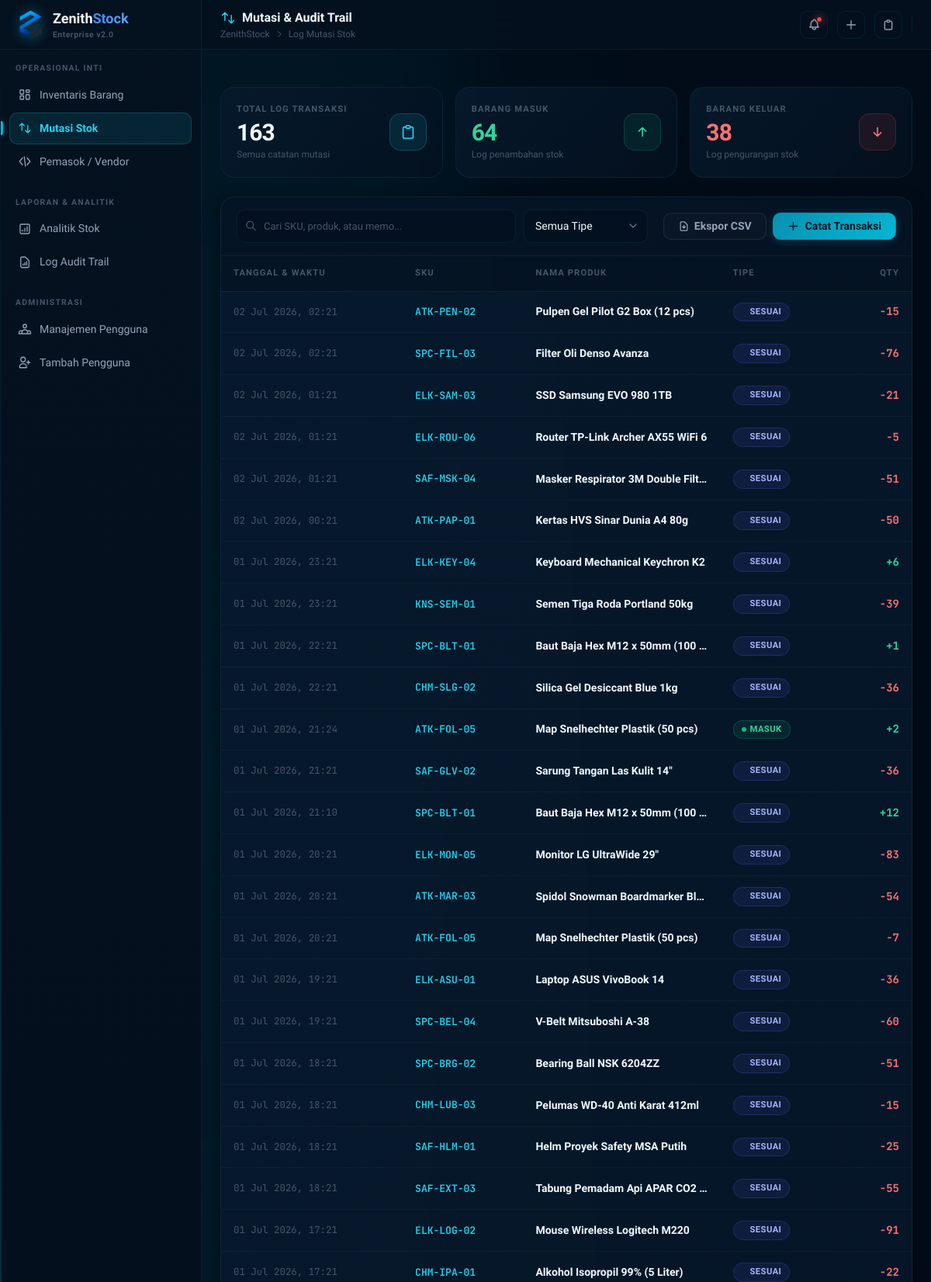
Screenshot of /movements/ (signed in, upper part) with the database file from the repository.
### zenithstock/models.py (models this page shows, shortened)
class StockMovement(db.Model):
    __tablename__ = 'stock_movements'
    id = db.Column(db.Integer, primary_key=True)
    product_id = db.Column(db.Integer, db.ForeignKey('products.id', ondelete='CASCADE'), nullable=False)
    user_id = db.Column(db.Integer, db.ForeignKey('users.id'), nullable=True)
    jumlah = db.Column(db.Integer, nullable=False)
    tipe = db.Column(db.String(20), nullable=False)
    keterangan = db.Column(db.String(255))
    created_at = db.Column(db.DateTime, nullable=False, default=datetime.utcnow)
    user = db.relationship('User', backref='movements')

class Product(db.Model):
    __tablename__ = 'products'
    id = db.Column(db.Integer, primary_key=True)
    sku = db.Column(db.String(20), unique=True, nullable=False, index=True)
    nama_barang = db.Column(db.String(100), nullable=False)
    kategori = db.Column(db.String(50), nullable=False)
    stok = db.Column(db.Integer, nullable=False, default=0)
    harga = db.Column(db.Integer, nullable=False, default=0)
    min_stok = db.Column(db.Integer, nullable=False, default=10)
    lokasi_rak = db.Column(db.String(50))
    supplier_id = db.Column(db.Integer, db.ForeignKey('suppliers.id'), nullable=True)
    movements = db.relationship('StockMovement', backref='product', lazy=True, cascade='all, delete-orphan')

### zenithstock/routes/movements.py (the view)
@movements_bp.route('/')
@login_required
def index():
    search_query = request.args.get('q', '').strip()
    type_filter = request.args.get('type', '').strip()
    query = StockMovement.query.join(Product)
    if search_query:
        query = query.filter(
            (Product.sku.ilike(f'%{search_query}%')) |
            (Product.nama_barang.ilike(f'%{search_query}%')) |
            (StockMovement.keterangan.ilike(f'%{search_query}%'))
        )
    if type_filter:
        query = query.filter(StockMovement.tipe == type_filter)
    movements = query.order_by(StockMovement.created_at.desc()).all()
    total_log = len(movements)
    total_masuk = sum(1 for m in movements if m.tipe == 'MASUK')
    total_keluar = sum(1 for m in movements if m.tipe == 'KELUAR')
    if request.headers.get('HX-Request'):
        return render_template('movements/_table.html', movements=movements)
    return render_template(
        'movements/index.html',
        movements=movements,
        search_query=search_query,
        type_filter=type_filter,
        total_log=total_log,
        total_masuk=total_masuk,
        total_keluar=total_keluar
    )

### zenithstock/models.py (called while the page is built)
    @property
    def is_active(self):
        return self.status == 'active'

    def is_admin(self):
        return self.role == 'admin'

### zenithstock/templates/movements/index.html (shortened to what this page needs)
{% extends "base.html" %}
{% block header_title %}
<svg style="width:20px;height:20px;color:var(--zs-cyan-400);" fill="none" viewBox="0 0 24 24" stroke="currentColor">
    <path stroke-linecap="round" stroke-linejoin="round" stroke-width="1.75" d="M7 16V4m0 0L3 8m4-4l4 4M17 8v12m0 0l4-4m-4 4l-4-4" />
</svg>
Mutasi & Audit Trail
{% endblock %}
{% block breadcrumb %}Log Mutasi Stok{% endblock %}
{% block content %}
<div class="space-y-6" x-data="{ searchQ: '{{ search_query or '' }}', typeFilter: '{{ type_filter or '' }}' }">
    <div class="grid grid-cols-1 sm:grid-cols-3 gap-4">
        <div class="stat-card">
            <div>
                <div class="stat-label">Total Log Transaksi</div>
                <div class="stat-value">{{ total_log }}</div>
                <div class="stat-sub">Semua catatan mutasi</div>
            </div>
            <div class="stat-icon cyan">
                <svg style="width:22px;height:22px;" fill="none" viewBox="0 0 24 24" stroke="currentColor">
                    <path stroke-linecap="round" stroke-linejoin="round" stroke-width="1.75" d="M9 5H7a2 2 0 00-2 2v12a2 2 0 002 2h10a2 2 0 002-2V7a2 2 0 00-2-2h-2M9 5a2 2 0 002 2h2a2 2 0 002-2M9 5a2 2 0 012-2h2a2 2 0 012 2" />
                </svg>
            </div>
        </div>
        <div class="stat-card">
            <div>
                <div class="stat-label">Barang Masuk</div>
                <div class="stat-value green">{{ total_masuk }}</div>
                <div class="stat-sub">Log penambahan stok</div>
            </div>
            <div class="stat-icon green">
                <svg style="width:22px;height:22px;" fill="none" viewBox="0 0 24 24" stroke="currentColor">
                    <path stroke-linecap="round" stroke-linejoin="round" stroke-width="1.75" d="M7 11l5-5m0 0l5 5m-5-5v12" />
                </svg>
            </div>
        </div>
        <div class="stat-card">
            <div>
                <div class="stat-label">Barang Keluar</div>
                <div class="stat-value red">{{ total_keluar }}</div>
                <div class="stat-sub">Log pengurangan stok</div>
            </div>
            <div class="stat-icon red">
                <svg style="width:22px;height:22px;" fill="none" viewBox="0 0 24 24" stroke="currentColor">
                    <path stroke-linecap="round" stroke-linejoin="round" stroke-width="1.75" d="M17 13l-5 5m0 0l-5-5m5 5V6" />
                </svg>
            </div>
        </div>
    </div>
    <div class="zs-panel">
        <div class="controls-bar">
            <div class="left">
                <div class="search-input-wrap" style="flex:1;min-width:220px;max-width:360px;">
                    <svg class="search-icon" fill="none" viewBox="0 0 24 24" stroke="currentColor">
                        <path stroke-linecap="round" stroke-linejoin="round" stroke-width="2" d="M21 21l-6-6m2-5a7 7 0 11-14 0 7 7 0 0114 0z" />
                    </svg>
                    <input
                        type="search"
                        id="movements-search"
                        name="q"
                        x-model="searchQ"
                        placeholder="Cari SKU, produk, atau memo..."
                        class="form-control"
                        hx-get="{{ url_for('movements.index') }}"
                        hx-trigger="keyup changed delay:300ms, search"
                        hx-target="#movements-table-container"
                        hx-include="[name='type']"
                        hx-push-url="true"
                        value="{{ search_query or '' }}"
                    >
                </div>
                <div class="select-wrapper filter-select">
                    <select
                        name="type"
                        id="type-filter"
                        class="form-control"
                        x-model="typeFilter"
                        hx-get="{{ url_for('movements.index') }}"
                        hx-target="#movements-table-container"
                        hx-include="[name='q']"
                        hx-trigger="change"
                        hx-push-url="true"
                    >
                        <option value="">Semua Tipe</option>
                    </select>
                </div>
            </div>
            <div class="right" style="display:flex;gap:8px;">
                <button type="button" onclick="exportTableToCSV('movements-table', 'zenithstock_mutasi.csv')" class="btn btn-secondary" style="border:1px solid rgba(255,255,255,0.08);background:rgba(255,255,255,0.02);color:var(--color-text-secondary);display:flex;align-items:center;gap:6px;" title="Ekspor data tabel ke berkas CSV">
                    <svg style="width:15px;height:15px;" fill="none" viewBox="0 0 24 24" stroke="currentColor">
                        <path stroke-linecap="round" stroke-linejoin="round" stroke-width="2" d="M12 10v6m0 0l-3-3m3 3l3-3m2 8H7a2 2 0 01-2-2V5a2 2 0 012-2h5.586a1 1 0 01.707.293l5.414 5.414a1 1 0 01.293.707V19a2 2 0 01-2 2z" />
                    </svg>
                    Ekspor CSV
                </button>
                <a href="{{ url_for('movements.create') }}" class="btn btn-primary" id="btn-record-movement">
                    <svg style="width:15px;height:15px;" fill="none" viewBox="0 0 24 24" stroke="currentColor">
                        <path stroke-linecap="round" stroke-linejoin="round" stroke-width="2.5" d="M12 4v16m8-8H4" />
                    </svg>
                    Catat Transaksi
                </a>
            </div>
        </div>
        <div id="movements-table-container" style="overflow-x:auto;">
            {% include "movements/_table.html" %}
        </div>
    </div>
</div>
{% endblock %}

### zenithstock/templates/movements/_table.html (shortened to what this page needs)
<table class="zs-table" id="movements-table">
    <thead>
        <tr>
            <th>Tanggal & Waktu</th>
            <th>SKU</th>
            <th>Nama Produk</th>
            <th>Tipe</th>
            <th style="text-align:right;">Qty</th>
        </tr>
    </thead>
    <tbody>
        {% if movements %}
            {% for m in movements %}
            <tr>
                <td style="font-family:var(--font-mono);font-size:0.775rem;color:var(--color-text-muted);white-space:nowrap;">
                    {{ m.created_at.strftime('%d %b %Y, %H:%M') }}
                </td>
                <td class="td-mono">{{ m.product.sku }}</td>
                <td class="td-primary" style="font-size:0.875rem;max-width:180px;white-space:nowrap;overflow:hidden;text-overflow:ellipsis;" title="{{ m.product.nama_barang }}">
                    {{ m.product.nama_barang }}
                </td>
                <td>
                    {% if m.tipe == 'MASUK' %}
                    <span class="badge green"><span class="badge-dot"></span>MASUK</span>
                    {% elif m.tipe == 'KELUAR' %}
                    <span class="badge red"><span class="badge-dot"></span>KELUAR</span>
                    {% else %}
                    <span class="badge indigo"><span class="badge-dot"></span>SESUAI</span>
                    {% endif %}
                </td>
                <td style="text-align:right;font-family:var(--font-mono);font-weight:700;font-size:0.875rem;">
                    {% if m.jumlah > 0 %}
                    <span style="color:#34d399;">+{{ m.jumlah }}</span>
                    {% elif m.jumlah < 0 %}
                    <span style="color:#f87171;">{{ m.jumlah }}</span>
                    {% else %}
                    <span style="color:var(--color-text-muted);">±0</span>
                    {% endif %}
                </td>
            </tr>
            {% endfor %}
        {% endif %}
    </tbody>
</table>

### rows the page displays
StockMovement: created_at "02 Jul 2026, 02:21", product.sku "ATK-PEN-02", product.nama_barang "Pulpen Gel Pilot G2 Box (12 pcs)", tipe "SESUAI", jumlah "-15"
StockMovement: created_at "02 Jul 2026, 02:21", product.sku "SPC-FIL-03", product.nama_barang "Filter Oli Denso Avanza", tipe "SESUAI", jumlah "-76"
StockMovement: created_at "02 Jul 2026, 01:21", product.sku "ELK-SAM-03", product.nama_barang "SSD Samsung EVO 980 1TB", tipe "SESUAI", jumlah "-21"
StockMovement: created_at "02 Jul 2026, 01:21", product.sku "ELK-ROU-06", product.nama_barang "Router TP-Link Archer AX55 WiFi 6", tipe "SESUAI", jumlah "-5"
StockMovement: created_at "02 Jul 2026, 01:21", product.sku "SAF-MSK-04", product.nama_barang "Masker Respirator 3M Double Filter", tipe "SESUAI", jumlah "-51"
StockMovement: created_at "02 Jul 2026, 00:21", product.sku "ATK-PAP-01", product.nama_barang "Kertas HVS Sinar Dunia A4 80g", tipe "SESUAI", jumlah "-50"
StockMovement: created_at "01 Jul 2026, 23:21", product.sku "ELK-KEY-04", product.nama_barang "Keyboard Mechanical Keychron K2", tipe "SESUAI", jumlah "6"
StockMovement: created_at "01 Jul 2026, 23:21", product.sku "KNS-SEM-01", product.nama_barang "Semen Tiga Roda Portland 50kg", tipe "SESUAI", jumlah "-39"
StockMovement: created_at "01 Jul 2026, 22:21", product.sku "SPC-BLT-01", product.nama_barang "Baut Baja Hex M12 x 50mm (100…", tipe "SESUAI", jumlah "1"
StockMovement: created_at "01 Jul 2026, 22:21", product.sku "CHM-SLG-02", product.nama_barang "Silica Gel Desiccant Blue 1kg", tipe "SESUAI", jumlah "-36"
StockMovement: created_at "01 Jul 2026, 21:24", product.sku "ATK-FOL-05", product.nama_barang "Map Snelhechter Plastik (50 pcs)", tipe "MASUK" (drawn), jumlah "2"
StockMovement: created_at "01 Jul 2026, 21:21", product.sku "SAF-GLV-02", product.nama_barang "Sarung Tangan Las Kulit 14\"", tipe "SESUAI", jumlah "-36"
StockMovement: created_at "01 Jul 2026, 21:10", product.sku "SPC-BLT-01", product.nama_barang "Baut Baja Hex M12 x 50mm (100…", tipe "SESUAI", jumlah "12"
StockMovement: created_at "01 Jul 2026, 20:21", product.sku "ELK-MON-05", product.nama_barang "Monitor LG UltraWide 29\"", tipe "SESUAI", jumlah "-83"
StockMovement: created_at "01 Jul 2026, 20:21", product.sku "ATK-MAR-03", product.nama_barang "Spidol Snowman Boardmarker Bl…", tipe "SESUAI", jumlah "-54"
StockMovement: created_at "01 Jul 2026, 20:21", product.sku "ATK-FOL-05", product.nama_barang "Map Snelhechter Plastik (50 pcs)", tipe "SESUAI", jumlah "-7"
StockMovement: created_at "01 Jul 2026, 19:21", product.sku "ELK-ASU-01", product.nama_barang "Laptop ASUS VivoBook 14", tipe "SESUAI", jumlah "-36"
StockMovement: created_at "01 Jul 2026, 19:21", product.sku "SPC-BEL-04", product.nama_barang "V-Belt Mitsuboshi A-38", tipe "SESUAI", jumlah "-60"
StockMovement: created_at "01 Jul 2026, 18:21", product.sku "SPC-BRG-02", product.nama_barang "Bearing Ball NSK 6204ZZ", tipe "SESUAI", jumlah "-51"
StockMovement: created_at "01 Jul 2026, 18:21", product.sku "CHM-LUB-03", product.nama_barang "Pelumas WD-40 Anti Karat 412ml", tipe "SESUAI", jumlah "-15"
StockMovement: created_at "01 Jul 2026, 18:21", product.sku "SAF-HLM-01", product.nama_barang "Helm Proyek Safety MSA Putih", tipe "SESUAI", jumlah "-25"
StockMovement: created_at "01 Jul 2026, 18:21", product.sku "SAF-EXT-03", product.nama_barang "Tabung Pemadam Api APAR CO2…", tipe "SESUAI", jumlah "-55"
StockMovement: created_at "01 Jul 2026, 17:21", product.sku "ELK-LOG-02", product.nama_barang "Mouse Wireless Logitech M220", tipe "SESUAI", jumlah "-91"
StockMovement: created_at "01 Jul 2026, 17:21", product.sku "CHM-IPA-01", product.nama_barang "Alkohol Isopropil 99% (5 Liter)", tipe "SESUAI", jumlah "-22"

### other values shown
{{ total_log }} "163"
{{ total_masuk }} "64"
{{ total_keluar }} "38"
